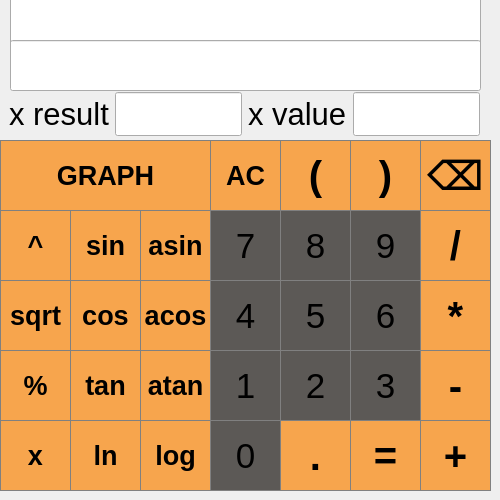
    <widget class="QWidget" name="SmartCalc">
     <widget class="QPushButton" name="pushButton_x">
      <property name="geometry">
       <rect>
        <x>0</x>
        <y>420</y>
        <width>71</width>
        <height>71</height>
       </rect>
      </property>
      <property name="font">
       <font>
        <family>Helvetica</family>
        <pointsize>20</pointsize>
        <italic>false</italic>
        <bold>true</bold>
        <stylestrategy>PreferDefault</stylestrategy>
       </font>
      </property>
      <property name="styleSheet">
       <string notr="true">QPushButton {
	background-color: rgb(247, 165, 77);
	border: 1px solid gray;
}

QPushButton::pressed {
	background-color: qlineargradient(x1: 0, y1: 0, x2: 0, y2: 1, 
								stop: 0 #BEBEBE, stop 1 #D7D7D7);
}

</string>
      </property>
      <property name="text">
       <string>x</string>
      </property>
     </widget>
     <widget class="QPushButton" name="pushButton_log">
      <property name="geometry">
       <rect>
        <x>140</x>
        <y>420</y>
        <width>71</width>
        <height>71</height>
       </rect>
      </property>
      <property name="font">
       <font>
        <family>Helvetica</family>
        <pointsize>20</pointsize>
        <italic>false</italic>
        <bold>true</bold>
        <stylestrategy>PreferDefault</stylestrategy>
       </font>
      </property>
      <property name="styleSheet">
       <string notr="true">QPushButton {
	background-color: rgb(247, 165, 77);
	border: 1px solid gray;
}

QPushButton::pressed {
	background-color: qlineargradient(x1: 0, y1: 0, x2: 0, y2: 1, 
								stop: 0 #BEBEBE, stop 1 #D7D7D7);
}

</string>
      </property>
      <property name="text">
       <string>log</string>
      </property>
     </widget>
     <widget class="QPushButton" name="pushButton_div">
      <property name="geometry">
       <rect>
        <x>420</x>
        <y>210</y>
        <width>71</width>
        <height>71</height>
       </rect>
      </property>
      <property name="font">
       <font>
        <family>Helvetica</family>
        <pointsize>30</pointsize>
        <italic>false</italic>
        <bold>true</bold>
        <stylestrategy>PreferDefault</stylestrategy>
       </font>
      </property>
      <property name="styleSheet">
       <string notr="true">QPushButton {
	background-color: rgb(247, 165, 77);
	border: 1px solid gray;
}

QPushButton::pressed {
	background-color: qlineargradient(x1: 0, y1: 0, x2: 0, y2: 1, 
								stop: 0 #BEBEBE, stop 1 #D7D7D7);
}

</string>
      </property>
      <property name="text">
       <string>/</string>
      </property>
      <property name="shortcut">
       <string>/</string>
      </property>
     </widget>
     <widget class="QPushButton" name="pushButton_openBR">
      <property name="geometry">
       <rect>
        <x>280</x>
        <y>140</y>
        <width>71</width>
        <height>71</height>
       </rect>
      </property>
      <property name="font">
       <font>
        <family>Helvetica</family>
        <pointsize>30</pointsize>
        <italic>false</italic>
        <bold>true</bold>
        <stylestrategy>PreferDefault</stylestrategy>
       </font>
      </property>
      <property name="styleSheet">
       <string notr="true">QPushButton {
	background-color: rgb(247, 165, 77);
	border: 1px solid gray;
}

QPushButton::pressed {
	background-color: qlineargradient(x1: 0, y1: 0, x2: 0, y2: 1, 
								stop: 0 #BEBEBE, stop 1 #D7D7D7);
}

</string>
      </property>
      <property name="text">
       <string>(</string>
      </property>
      <property name="shortcut">
       <string>(</string>
      </property>
     </widget>
     <widget class="QPushButton" name="pushButton_cos">
      <property name="geometry">
       <rect>
        <x>70</x>
        <y>280</y>
        <width>71</width>
        <height>71</height>
       </rect>
      </property>
      <property name="font">
       <font>
        <family>Helvetica</family>
        <pointsize>20</pointsize>
        <italic>false</italic>
        <bold>true</bold>
        <stylestrategy>PreferDefault</stylestrategy>
       </font>
      </property>
      <property name="styleSheet">
       <string notr="true">QPushButton {
	background-color: rgb(247, 165, 77);
	border: 1px solid gray;
}

QPushButton::pressed {
	background-color: qlineargradient(x1: 0, y1: 0, x2: 0, y2: 1, 
								stop: 0 #BEBEBE, stop 1 #D7D7D7);
}

</string>
      </property>
      <property name="text">
       <string>cos</string>
      </property>
     </widget>
     <widget class="QPushButton" name="pushButton_5">
      <property name="geometry">
       <rect>
        <x>280</x>
        <y>280</y>
        <width>71</width>
        <height>71</height>
       </rect>
      </property>
      <property name="font">
       <font>
        <family>Helvetica</family>
        <pointsize>26</pointsize>
       </font>
      </property>
      <property name="styleSheet">
       <string notr="true">QPushButton {
	border: 1px solid gray;
	background-color: rgb(92, 89, 86);
}

QPushButton::pressed {
background-color: qlineargradient(x1: 0, y1: 0, x2: 0, y2: 1, 
								stop: 0 #dadbde, stop 1 #f6f7fa);
}</string>
      </property>
      <property name="text">
       <string>5</string>
      </property>
      <property name="shortcut">
       <string>5</string>
      </property>
     </widget>
     <widget class="QPushButton" name="pushButton_mod">
      <property name="geometry">
       <rect>
        <x>0</x>
        <y>350</y>
        <width>71</width>
        <height>71</height>
       </rect>
      </property>
      <property name="font">
       <font>
        <family>Helvetica</family>
        <pointsize>20</pointsize>
        <italic>false</italic>
        <bold>true</bold>
        <stylestrategy>PreferDefault</stylestrategy>
       </font>
      </property>
      <property name="styleSheet">
       <string notr="true">QPushButton {
	background-color: rgb(247, 165, 77);
	border: 1px solid gray;
}

QPushButton::pressed {
	background-color: qlineargradient(x1: 0, y1: 0, x2: 0, y2: 1, 
								stop: 0 #BEBEBE, stop 1 #D7D7D7);
}

</string>
      </property>
      <property name="text">
       <string>%</string>
      </property>
     </widget>
     <widget class="QPushButton" name="pushButton_9">
      <property name="geometry">
       <rect>
        <x>350</x>
        <y>210</y>
        <width>71</width>
        <height>71</height>
       </rect>
      </property>
      <property name="font">
       <font>
        <family>Helvetica</family>
        <pointsize>26</pointsize>
       </font>
      </property>
      <property name="styleSheet">
       <string notr="true">QPushButton {
	border: 1px solid gray;
	background-color: rgb(92, 89, 86);
}

QPushButton::pressed {
background-color: qlineargradient(x1: 0, y1: 0, x2: 0, y2: 1, 
								stop: 0 #dadbde, stop 1 #f6f7fa);
}</string>
      </property>
      <property name="text">
       <string>9</string>
      </property>
      <property name="shortcut">
       <string>9</string>
      </property>
     </widget>
     <widget class="QPushButton" name="pushButton_7">
      <property name="geometry">
       <rect>
        <x>210</x>
        <y>210</y>
        <width>71</width>
        <height>71</height>
       </rect>
      </property>
      <property name="font">
       <font>
        <family>Helvetica</family>
        <pointsize>26</pointsize>
       </font>
      </property>
      <property name="styleSheet">
       <string notr="true">QPushButton {
	border: 1px solid gray;
	background-color: rgb(92, 89, 86);
}

QPushButton::pressed {
background-color: qlineargradient(x1: 0, y1: 0, x2: 0, y2: 1, 
								stop: 0 #dadbde, stop 1 #f6f7fa);
}</string>
      </property>
      <property name="text">
       <string>7</string>
      </property>
      <property name="shortcut">
       <string>7</string>
      </property>
     </widget>
     <widget class="QPushButton" name="pushButton_sqrt">
      <property name="geometry">
       <rect>
        <x>0</x>
        <y>280</y>
        <width>71</width>
        <height>71</height>
       </rect>
      </property>
      <property name="font">
       <font>
        <family>Helvetica</family>
        <pointsize>20</pointsize>
        <italic>false</italic>
        <bold>true</bold>
        <stylestrategy>PreferDefault</stylestrategy>
       </font>
      </property>
      <property name="styleSheet">
       <string notr="true">QPushButton {
	background-color: rgb(247, 165, 77);
	border: 1px solid gray;
}

QPushButton::pressed {
	background-color: qlineargradient(x1: 0, y1: 0, x2: 0, y2: 1, 
								stop: 0 #BEBEBE, stop 1 #D7D7D7);
}

</string>
      </property>
      <property name="text">
       <string>sqrt</string>
      </property>
     </widget>
     <widget class="QPushButton" name="pushButton_atan">
      <property name="geometry">
       <rect>
        <x>140</x>
        <y>350</y>
        <width>71</width>
        <height>71</height>
       </rect>
      </property>
      <property name="font">
       <font>
        <family>Helvetica</family>
        <pointsize>20</pointsize>
        <italic>false</italic>
        <bold>true</bold>
        <stylestrategy>PreferDefault</stylestrategy>
       </font>
      </property>
      <property name="styleSheet">
       <string notr="true">QPushButton {
	background-color: rgb(247, 165, 77);
	border: 1px solid gray;
}

QPushButton::pressed {
	background-color: qlineargradient(x1: 0, y1: 0, x2: 0, y2: 1, 
								stop: 0 #BEBEBE, stop 1 #D7D7D7);
}

</string>
      </property>
      <property name="text">
       <string>atan</string>
      </property>
     </widget>
     <widget class="QPushButton" name="pushButton_graphic">
      <property name="geometry">
       <rect>
        <x>0</x>
        <y>140</y>
        <width>211</width>
        <height>71</height>
       </rect>
      </property>
      <property name="font">
       <font>
        <family>Helvetica</family>
        <pointsize>20</pointsize>
        <italic>false</italic>
        <bold>true</bold>
        <stylestrategy>PreferDefault</stylestrategy>
       </font>
      </property>
      <property name="styleSheet">
       <string notr="true">QPushButton {
	background-color: rgb(247, 165, 77);
	border: 1px solid gray;
}

QPushButton::pressed {
	background-color: qlineargradient(x1: 0, y1: 0, x2: 0, y2: 1, 
								stop: 0 #BEBEBE, stop 1 #D7D7D7);
}

</string>
      </property>
      <property name="text">
       <string>GRAPH</string>
      </property>
     </widget>
     <widget class="QPushButton" name="pushButton_clear">
      <property name="geometry">
       <rect>
        <x>210</x>
        <y>140</y>
        <width>71</width>
        <height>71</height>
       </rect>
      </property>
      <property name="font">
       <font>
        <family>Helvetica</family>
        <pointsize>20</pointsize>
        <italic>false</italic>
        <bold>true</bold>
        <stylestrategy>PreferDefault</stylestrategy>
       </font>
      </property>
      <property name="styleSheet">
       <string notr="true">QPushButton {
	background-color: rgb(247, 165, 77);
	border: 1px solid gray;
}

QPushButton::pressed {
	background-color: qlineargradient(x1: 0, y1: 0, x2: 0, y2: 1, 
								stop: 0 #BEBEBE, stop 1 #D7D7D7);
}

</string>
      </property>
      <property name="text">
       <string>AC</string>
      </property>
     </widget>
     <widget class="QPushButton" name="pushButton_tan">
      <property name="geometry">
       <rect>
        <x>70</x>
        <y>350</y>
        <width>71</width>
        <height>71</height>
       </rect>
      </property>
      <property name="font">
       <font>
        <family>Helvetica</family>
        <pointsize>20</pointsize>
        <italic>false</italic>
        <bold>true</bold>
        <stylestrategy>PreferDefault</stylestrategy>
       </font>
      </property>
      <property name="styleSheet">
       <string notr="true">QPushButton {
	background-color: rgb(247, 165, 77);
	border: 1px solid gray;
}

QPushButton::pressed {
	background-color: qlineargradient(x1: 0, y1: 0, x2: 0, y2: 1, 
								stop: 0 #BEBEBE, stop 1 #D7D7D7);
}

</string>
      </property>
      <property name="text">
       <string>tan</string>
      </property>
     </widget>
     <widget class="QPushButton" name="pushButton_backspace">
      <property name="geometry">
       <rect>
        <x>420</x>
        <y>140</y>
        <width>71</width>
        <height>71</height>
       </rect>
      </property>
      <property name="font">
       <font>
        <family>Helvetica</family>
        <pointsize>30</pointsize>
        <italic>false</italic>
        <bold>true</bold>
        <stylestrategy>PreferDefault</stylestrategy>
       </font>
      </property>
      <property name="styleSheet">
       <string notr="true">QPushButton {
	background-color: rgb(247, 165, 77);
	border: 1px solid gray;
}

QPushButton::pressed {
	background-color: qlineargradient(x1: 0, y1: 0, x2: 0, y2: 1, 
								stop: 0 #BEBEBE, stop 1 #D7D7D7);
}

</string>
      </property>
      <property name="text">
       <string>⌫</string>
      </property>
      <property name="shortcut">
       <string>Backspace</string>
      </property>
     </widget>
     <widget class="QPushButton" name="pushButton_8">
      <property name="geometry">
       <rect>
        <x>280</x>
        <y>210</y>
        <width>71</width>
        <height>71</height>
       </rect>
      </property>
      <property name="font">
       <font>
        <family>Helvetica</family>
        <pointsize>26</pointsize>
       </font>
      </property>
      <property name="styleSheet">
       <string notr="true">QPushButton {
	border: 1px solid gray;
	background-color: rgb(92, 89, 86);
}

QPushButton::pressed {
background-color: qlineargradient(x1: 0, y1: 0, x2: 0, y2: 1, 
								stop: 0 #dadbde, stop 1 #f6f7fa);
}</string>
      </property>
      <property name="text">
       <string>8</string>
      </property>
      <property name="shortcut">
       <string>8</string>
      </property>
     </widget>
     <widget class="QPushButton" name="pushButton_minus">
      <property name="geometry">
       <rect>
        <x>420</x>
        <y>350</y>
        <width>71</width>
        <height>71</height>
       </rect>
      </property>
      <property name="font">
       <font>
        <family>Helvetica</family>
        <pointsize>30</pointsize>
        <italic>false</italic>
        <bold>true</bold>
        <stylestrategy>PreferDefault</stylestrategy>
       </font>
      </property>
      <property name="styleSheet">
       <string notr="true">QPushButton {
	background-color: rgb(247, 165, 77);
	border: 1px solid gray;
}

QPushButton::pressed {
	background-color: qlineargradient(x1: 0, y1: 0, x2: 0, y2: 1, 
								stop: 0 #BEBEBE, stop 1 #D7D7D7);
}

</string>
      </property>
      <property name="text">
       <string>-</string>
      </property>
      <property name="shortcut">
       <string>-</string>
      </property>
     </widget>
     <widget class="QPushButton" name="pushButton_plus">
      <property name="geometry">
       <rect>
        <x>420</x>
        <y>420</y>
        <width>71</width>
        <height>71</height>
       </rect>
      </property>
      <property name="font">
       <font>
        <family>Helvetica</family>
        <pointsize>30</pointsize>
        <italic>false</italic>
        <bold>true</bold>
        <stylestrategy>PreferDefault</stylestrategy>
       </font>
      </property>
      <property name="styleSheet">
       <string notr="true">QPushButton {
	background-color: rgb(247, 165, 77);
	border: 1px solid gray;
}

QPushButton::pressed {
	background-color: qlineargradient(x1: 0, y1: 0, x2: 0, y2: 1, 
								stop: 0 #BEBEBE, stop 1 #D7D7D7);
}

</string>
      </property>
      <property name="text">
       <string>+</string>
      </property>
      <property name="shortcut">
       <string>+</string>
      </property>
     </widget>
     <widget class="QPushButton" name="pushButton_1">
      <property name="enabled">
       <bool>true</bool>
      </property>
      <property name="geometry">
       <rect>
        <x>210</x>
        <y>350</y>
        <width>71</width>
        <height>71</height>
       </rect>
      </property>
      <property name="font">
       <font>
        <family>Helvetica</family>
        <pointsize>26</pointsize>
       </font>
      </property>
      <property name="styleSheet">
       <string notr="true">QPushButton {
	border: 1px solid gray;
	background-color: rgb(92, 89, 86);
}

QPushButton::pressed {
background-color: qlineargradient(x1: 0, y1: 0, x2: 0, y2: 1, 
								stop: 0 #dadbde, stop 1 #f6f7fa);
}</string>
      </property>
      <property name="text">
       <string>1</string>
      </property>
      <property name="shortcut">
       <string>1</string>
      </property>
     </widget>
     <widget class="QPushButton" name="pushButton_dot">
      <property name="geometry">
       <rect>
        <x>280</x>
        <y>420</y>
        <width>71</width>
        <height>71</height>
       </rect>
      </property>
      <property name="font">
       <font>
        <family>Helvetica</family>
        <pointsize>30</pointsize>
        <italic>false</italic>
        <bold>true</bold>
        <stylestrategy>PreferDefault</stylestrategy>
       </font>
      </property>
      <property name="styleSheet">
       <string notr="true">QPushButton {
	background-color: rgb(247, 165, 77);
	border: 1px solid gray;
}

QPushButton::pressed {
	background-color: qlineargradient(x1: 0, y1: 0, x2: 0, y2: 1, 
								stop: 0 #BEBEBE, stop 1 #D7D7D7);
}

</string>
      </property>
      <property name="text">
       <string>.</string>
      </property>
      <property name="shortcut">
       <string>Ctrl+S</string>
      </property>
     </widget>
     <widget class="QPushButton" name="pushButton_2">
      <property name="geometry">
       <rect>
        <x>280</x>
        <y>350</y>
        <width>71</width>
        <height>71</height>
       </rect>
      </property>
      <property name="font">
       <font>
        <family>Helvetica</family>
        <pointsize>26</pointsize>
       </font>
      </property>
      <property name="styleSheet">
       <string notr="true">QPushButton {
	border: 1px solid gray;
	background-color: rgb(92, 89, 86);
}

QPushButton::pressed {
background-color: qlineargradient(x1: 0, y1: 0, x2: 0, y2: 1, 
								stop: 0 #dadbde, stop 1 #f6f7fa);
}</string>
      </property>
      <property name="text">
       <string>2</string>
      </property>
      <property name="shortcut">
       <string>2</string>
      </property>
     </widget>
     <widget class="QPushButton" name="pushButton_times">
      <property name="geometry">
       <rect>
        <x>0</x>
        <y>210</y>
        <width>71</width>
        <height>71</height>
       </rect>
      </property>
      <property name="font">
       <font>
        <family>Helvetica</family>
        <pointsize>20</pointsize>
        <italic>false</italic>
        <bold>true</bold>
        <stylestrategy>PreferDefault</stylestrategy>
       </font>
      </property>
      <property name="styleSheet">
       <string notr="true">QPushButton {
	background-color: rgb(247, 165, 77);
	border: 1px solid gray;
}

QPushButton::pressed {
	background-color: qlineargradient(x1: 0, y1: 0, x2: 0, y2: 1, 
								stop: 0 #BEBEBE, stop 1 #D7D7D7);
}

</string>
      </property>
      <property name="text">
       <string>^</string>
      </property>
      <property name="shortcut">
       <string>^</string>
      </property>
     </widget>
     <widget class="QPushButton" name="pushButton_3">
      <property name="geometry">
       <rect>
        <x>350</x>
        <y>350</y>
        <width>71</width>
        <height>71</height>
       </rect>
      </property>
      <property name="font">
       <font>
        <family>Helvetica</family>
        <pointsize>26</pointsize>
       </font>
      </property>
      <property name="styleSheet">
       <string notr="true">QPushButton {
	border: 1px solid gray;
	background-color: rgb(92, 89, 86);
}

QPushButton::pressed {
background-color: qlineargradient(x1: 0, y1: 0, x2: 0, y2: 1, 
								stop: 0 #dadbde, stop 1 #f6f7fa);
}</string>
      </property>
      <property name="text">
       <string>3</string>
      </property>
      <property name="shortcut">
       <string>3</string>
      </property>
     </widget>
     <widget class="QPushButton" name="pushButton_mult">
      <property name="geometry">
       <rect>
        <x>420</x>
        <y>280</y>
        <width>71</width>
        <height>71</height>
       </rect>
      </property>
      <property name="font">
       <font>
        <family>Helvetica</family>
        <pointsize>30</pointsize>
        <italic>false</italic>
        <bold>true</bold>
        <stylestrategy>PreferDefault</stylestrategy>
       </font>
      </property>
      <property name="styleSheet">
       <string notr="true">QPushButton {
	background-color: rgb(247, 165, 77);
	border: 1px solid gray;
}

QPushButton::pressed {
	background-color: qlineargradient(x1: 0, y1: 0, x2: 0, y2: 1, 
								stop: 0 #BEBEBE, stop 1 #D7D7D7);
}

</string>
      </property>
      <property name="text">
       <string>*</string>
      </property>
      <property name="shortcut">
       <string>*</string>
      </property>
     </widget>
     <widget class="QPushButton" name="pushButton_acos">
      <property name="geometry">
       <rect>
        <x>140</x>
        <y>280</y>
        <width>71</width>
        <height>71</height>
       </rect>
      </property>
      <property name="font">
       <font>
        <family>Helvetica</family>
        <pointsize>20</pointsize>
        <italic>false</italic>
        <bold>true</bold>
        <stylestrategy>PreferDefault</stylestrategy>
       </font>
      </property>
      <property name="styleSheet">
       <string notr="true">QPushButton {
	background-color: rgb(247, 165, 77);
	border: 1px solid gray;
}

QPushButton::pressed {
	background-color: qlineargradient(x1: 0, y1: 0, x2: 0, y2: 1, 
								stop: 0 #BEBEBE, stop 1 #D7D7D7);
}

</string>
      </property>
      <property name="text">
       <string>acos</string>
      </property>
     </widget>
     <widget class="QPushButton" name="pushButton_endBR">
      <property name="geometry">
       <rect>
        <x>350</x>
        <y>140</y>
        <width>71</width>
        <height>71</height>
       </rect>
      </property>
      <property name="font">
       <font>
        <family>Helvetica</family>
        <pointsize>30</pointsize>
        <italic>false</italic>
        <bold>true</bold>
        <stylestrategy>PreferDefault</stylestrategy>
       </font>
      </property>
      <property name="styleSheet">
       <string notr="true">QPushButton {
	background-color: rgb(247, 165, 77);
	border: 1px solid gray;
}

QPushButton::pressed {
	background-color: qlineargradient(x1: 0, y1: 0, x2: 0, y2: 1, 
								stop: 0 #BEBEBE, stop 1 #D7D7D7);
}

</string>
      </property>
      <property name="text">
       <string>)</string>
      </property>
      <property name="shortcut">
       <string>)</string>
      </property>
     </widget>
     <widget class="QPushButton" name="pushButton_asin">
      <property name="geometry">
       <rect>
        <x>140</x>
        <y>210</y>
        <width>71</width>
        <height>71</height>
       </rect>
      </property>
      <property name="font">
       <font>
        <family>Helvetica</family>
        <pointsize>20</pointsize>
        <italic>false</italic>
        <bold>true</bold>
        <stylestrategy>PreferDefault</stylestrategy>
       </font>
      </property>
      <property name="styleSheet">
       <string notr="true">QPushButton {
	background-color: rgb(247, 165, 77);
	border: 1px solid gray;
}

QPushButton::pressed {
	background-color: qlineargradient(x1: 0, y1: 0, x2: 0, y2: 1, 
								stop: 0 #BEBEBE, stop 1 #D7D7D7);
}

</string>
      </property>
      <property name="text">
       <string>asin</string>
      </property>
     </widget>
     <widget class="QPushButton" name="pushButton_end">
      <property name="geometry">
       <rect>
        <x>350</x>
        <y>420</y>
        <width>71</width>
        <height>71</height>
       </rect>
      </property>
      <property name="font">
       <font>
        <family>Helvetica</family>
        <pointsize>30</pointsize>
        <italic>false</italic>
        <bold>true</bold>
        <stylestrategy>PreferDefault</stylestrategy>
       </font>
      </property>
      <property name="styleSheet">
       <string notr="true">QPushButton {
	background-color: rgb(247, 165, 77);
	border: 1px solid gray;
}

QPushButton::pressed {
	background-color: qlineargradient(x1: 0, y1: 0, x2: 0, y2: 1, 
								stop: 0 #BEBEBE, stop 1 #D7D7D7);
}

</string>
      </property>
      <property name="text">
       <string>=</string>
      </property>
      <property name="shortcut">
       <string>Return</string>
      </property>
     </widget>
     <widget class="QPushButton" name="pushButton_0">
      <property name="enabled">
       <bool>true</bool>
      </property>
      <property name="geometry">
       <rect>
        <x>210</x>
        <y>420</y>
        <width>71</width>
        <height>71</height>
       </rect>
      </property>
      <property name="font">
       <font>
        <family>Helvetica</family>
        <pointsize>26</pointsize>
       </font>
      </property>
      <property name="styleSheet">
       <string notr="true">QPushButton {
	border: 1px solid gray;
	background-color: rgb(92, 89, 86);
}

QPushButton::pressed {
background-color: qlineargradient(x1: 0, y1: 0, x2: 0, y2: 1, 
								stop: 0 #dadbde, stop 1 #f6f7fa);
}</string>
      </property>
      <property name="text">
       <string>0</string>
      </property>
      <property name="shortcut">
       <string>0</string>
      </property>
     </widget>
     <widget class="QPushButton" name="pushButton_6">
      <property name="geometry">
       <rect>
        <x>350</x>
        <y>280</y>
        <width>71</width>
        <height>71</height>
       </rect>
      </property>
      <property name="font">
       <font>
        <family>Helvetica</family>
        <pointsize>26</pointsize>
       </font>
      </property>
      <property name="styleSheet">
       <string notr="true">QPushButton {
	border: 1px solid gray;
	background-color: rgb(92, 89, 86);
}

QPushButton::pressed {
background-color: qlineargradient(x1: 0, y1: 0, x2: 0, y2: 1, 
								stop: 0 #dadbde, stop 1 #f6f7fa);
}</string>
      </property>
      <property name="text">
       <string>6</string>
      </property>
      <property name="shortcut">
       <string>6</string>
      </property>
     </widget>
     <widget class="QPushButton" name="pushButton_4">
      <property name="geometry">
       <rect>
        <x>210</x>
        <y>280</y>
        <width>71</width>
        <height>71</height>
       </rect>
      </property>
      <property name="font">
       <font>
        <family>Helvetica</family>
        <pointsize>26</pointsize>
       </font>
      </property>
      <property name="styleSheet">
       <string notr="true">QPushButton {
	border: 1px solid gray;
	background-color: rgb(92, 89, 86);
}

QPushButton::pressed {
background-color: qlineargradient(x1: 0, y1: 0, x2: 0, y2: 1, 
								stop: 0 #dadbde, stop 1 #f6f7fa);
}</string>
      </property>
      <property name="text">
       <string>4</string>
      </property>
      <property name="shortcut">
       <string>4</string>
      </property>
     </widget>
     <widget class="QPushButton" name="pushButton_sin">
      <property name="geometry">
       <rect>
        <x>70</x>
        <y>210</y>
        <width>71</width>
        <height>71</height>
       </rect>
      </property>
      <property name="font">
       <font>
        <family>Helvetica</family>
        <pointsize>20</pointsize>
        <italic>false</italic>
        <bold>true</bold>
        <stylestrategy>PreferDefault</stylestrategy>
       </font>
      </property>
      <property name="styleSheet">
       <string notr="true">QPushButton {
	background-color: rgb(247, 165, 77);
	border: 1px solid gray;
}

QPushButton::pressed {
	background-color: qlineargradient(x1: 0, y1: 0, x2: 0, y2: 1, 
								stop: 0 #BEBEBE, stop 1 #D7D7D7);
}

</string>
      </property>
      <property name="text">
       <string>sin</string>
      </property>
     </widget>
     <widget class="QPushButton" name="pushButton_ln">
      <property name="geometry">
       <rect>
        <x>70</x>
        <y>420</y>
        <width>71</width>
        <height>71</height>
       </rect>
      </property>
      <property name="font">
       <font>
        <family>Helvetica</family>
        <pointsize>20</pointsize>
        <italic>false</italic>
        <bold>true</bold>
        <stylestrategy>PreferDefault</stylestrategy>
       </font>
      </property>
      <property name="styleSheet">
       <string notr="true">QPushButton {
	background-color: rgb(247, 165, 77);
	border: 1px solid gray;
}

QPushButton::pressed {
	background-color: qlineargradient(x1: 0, y1: 0, x2: 0, y2: 1, 
								stop: 0 #BEBEBE, stop 1 #D7D7D7);
}

</string>
      </property>
      <property name="text">
       <string>ln</string>
      </property>
     </widget>
     <widget class="QWidget" name="gridLayoutWidget_3">
      <property name="geometry">
       <rect>
        <x>9</x>
        <y>89</y>
        <width>471</width>
        <height>51</height>
       </rect>
      </property>
      <layout class="QGridLayout" name="gridLayout_3">
       <item row="0" column="3">
        <widget class="QLineEdit" name="x_val">
         <property name="font">
          <font>
           <pointsize>23</pointsize>
          </font>
         </property>
         <property name="mouseTracking">
          <bool>false</bool>
         </property>
         <property name="focusPolicy">
          <enum>Qt::ClickFocus</enum>
         </property>
         <property name="alignment">
          <set>Qt::AlignRight|Qt::AlignTrailing|Qt::AlignVCenter</set>
         </property>
        </widget>
       </item>
       <item row="0" column="1">
        <widget class="QLineEdit" name="x_res">
         <property name="font">
          <font>
           <pointsize>23</pointsize>
          </font>
         </property>
         <property name="readOnly">
          <bool>true</bool>
         </property>
        </widget>
       </item>
       <item row="0" column="0">
        <widget class="QLabel" name="label_18">
         <property name="font">
          <font>
           <pointsize>23</pointsize>
          </font>
         </property>
         <property name="text">
          <string>x result</string>
         </property>
        </widget>
       </item>
       <item row="0" column="2">
        <widget class="QLabel" name="label_19">
         <property name="font">
          <font>
           <pointsize>23</pointsize>
          </font>
         </property>
         <property name="text">
          <string>x value</string>
         </property>
        </widget>
       </item>
      </layout>
     </widget>
     <widget class="QLineEdit" name="showresult">
      <property name="geometry">
       <rect>
        <x>10</x>
        <y>-10</y>
        <width>471</width>
        <height>61</height>
       </rect>
      </property>
      <property name="font">
       <font>
        <pointsize>26</pointsize>
       </font>
      </property>
      <property name="text">
       <string/>
      </property>
      <property name="alignment">
       <set>Qt::AlignRight|Qt::AlignTrailing|Qt::AlignVCenter</set>
      </property>
      <property name="readOnly">
       <bool>true</bool>
      </property>
     </widget>
     <widget class="QLineEdit" name="curr_num">
      <property name="geometry">
       <rect>
        <x>10</x>
        <y>40</y>
        <width>471</width>
        <height>51</height>
       </rect>
      </property>
      <property name="font">
       <font>
        <pointsize>22</pointsize>
       </font>
      </property>
      <property name="text">
       <string/>
      </property>
      <property name="alignment">
       <set>Qt::AlignRight|Qt::AlignTrailing|Qt::AlignVCenter</set>
      </property>
      <property name="readOnly">
       <bool>true</bool>
      </property>
     </widget>
    </widget>
